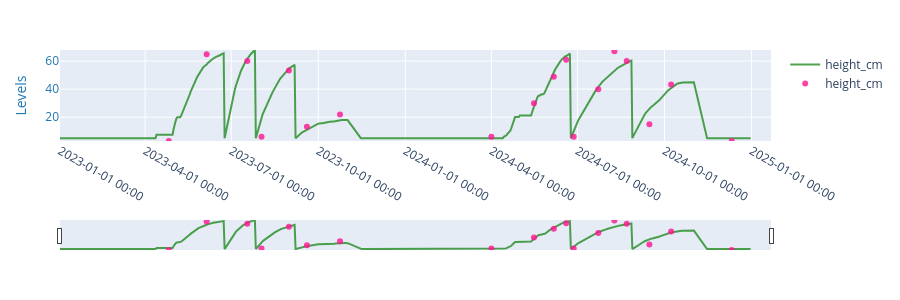

Here is the notebook cell this chart was saved with:
### Code cell
# review results 
merged = pd.merge_asof(field_height, final_heights, left_index=True, right_index=True,
                               tolerance=pd.Timedelta('3day'), direction='nearest', 
                               suffixes=['_field', '_model'])
merged['height_diff'] = merged['height_cm_field'] - merged['height_cm_model']
print(f'Mean height difference between field and model heights in cm: {
    merged.height_diff.mean().round(1)}')
print(f'Mean absolute height difference between field and model heights in cm: {
    merged.height_diff.abs().mean().round(1)}')

ed_plot.plotlystuff([final_heights, field_height],
                    ['height_cm','height_cm'],
                    ['lines', 'markers'],
                    plot_height = 300)

plt.figure(figsize=(5.5, 4))

sns.scatterplot(
    data=merged,
    x='height_cm_field',
    y='height_cm_model',
    alpha=0.7,
    edgecolor='black',
    s=65
)

max_val = max(merged['height_cm_field'].max(), merged['height_cm_model'].max())
plt.plot(
    [0, max_val + 5], 
    [0, max_val + 5], 
    color='red', 
    ls='--', 
    lw=1.5, 
    label='Perfect 1:1 Line'
)
plt.title('Crop Height: Observed vs. Predicted', fontsize=12, fontweight='bold')
plt.xlabel('Observed Height (cm)', fontsize=10)
plt.ylabel('Model Predicted Height (cm)', fontsize=10)

plt.xlim(0, max_val + 5)
plt.ylim(0, max_val + 5)
plt.gca().set_aspect('equal', adjustable='box')

plt.grid(True, alpha=0.3, ls=':')
plt.legend(loc='upper left', bbox_to_anchor=(1.02, 1), title='Legend')

plt.tight_layout()
plt.show()

### Figure 1 — Plotly figure (JSON) as saved in the notebook; plotly's stock layout.template omitted (floating-point values rounded to 4 significant figures; data arrays with more than 128 entries replaced by an {"elided": "..."} marker saying what was removed)
{"data": [{"line": {"color": "#228B22"}, "mode": "lines", "name": "height_cm", "opacity": 0.8, "type": "scatter", "x": {"elided": "731 str values"}, "y": {"elided": "731 float values"}, "yaxis": "y"}, {"line": {"color": "#FF1493"}, "mode": "markers", "name": "height_cm", "opacity": 0.8, "type": "scatter", "x": ["2023-04-26T00:00:00", "2023-06-05T00:00:00", "2023-07-18T00:00:00", "2023-08-02T00:00:00", "2023-08-31T00:00:00", "2023-09-19T00:00:00", "2023-10-24T00:00:00", "2024-04-01T00:00:00", "2024-05-16T00:00:00", "2024-06-06T00:00:00", "2024-06-19T00:00:00", "2024-06-27T00:00:00", "2024-07-23T00:00:00", "2024-08-09T00:00:00", "2024-08-22T00:00:00", "2024-09-15T00:00:00", "2024-10-08T00:00:00", "2024-12-11T00:00:00"], "y": [3, 64.9, 60, 6.1, 53.3, 13.1, 21.9, 6.1, 29.9, 48.8, 61, 6.1, 39.9, 67.1, 60, 14.9, 43.3, 3], "yaxis": "y"}], "layout": {"height": 300, "margin": {"b": 50, "l": 60, "r": 60, "t": 50}, "title": {"text": ""}, "xaxis": {"rangeslider": {"visible": true}, "tickformat": "%Y-%m-%d %H:%M", "type": "date"}, "yaxis": {"range": [3, 67.94], "tickfont": {"color": "#1f77b4"}, "title": {"font": {"color": "#1f77b4"}, "text": "Levels"}}}}
